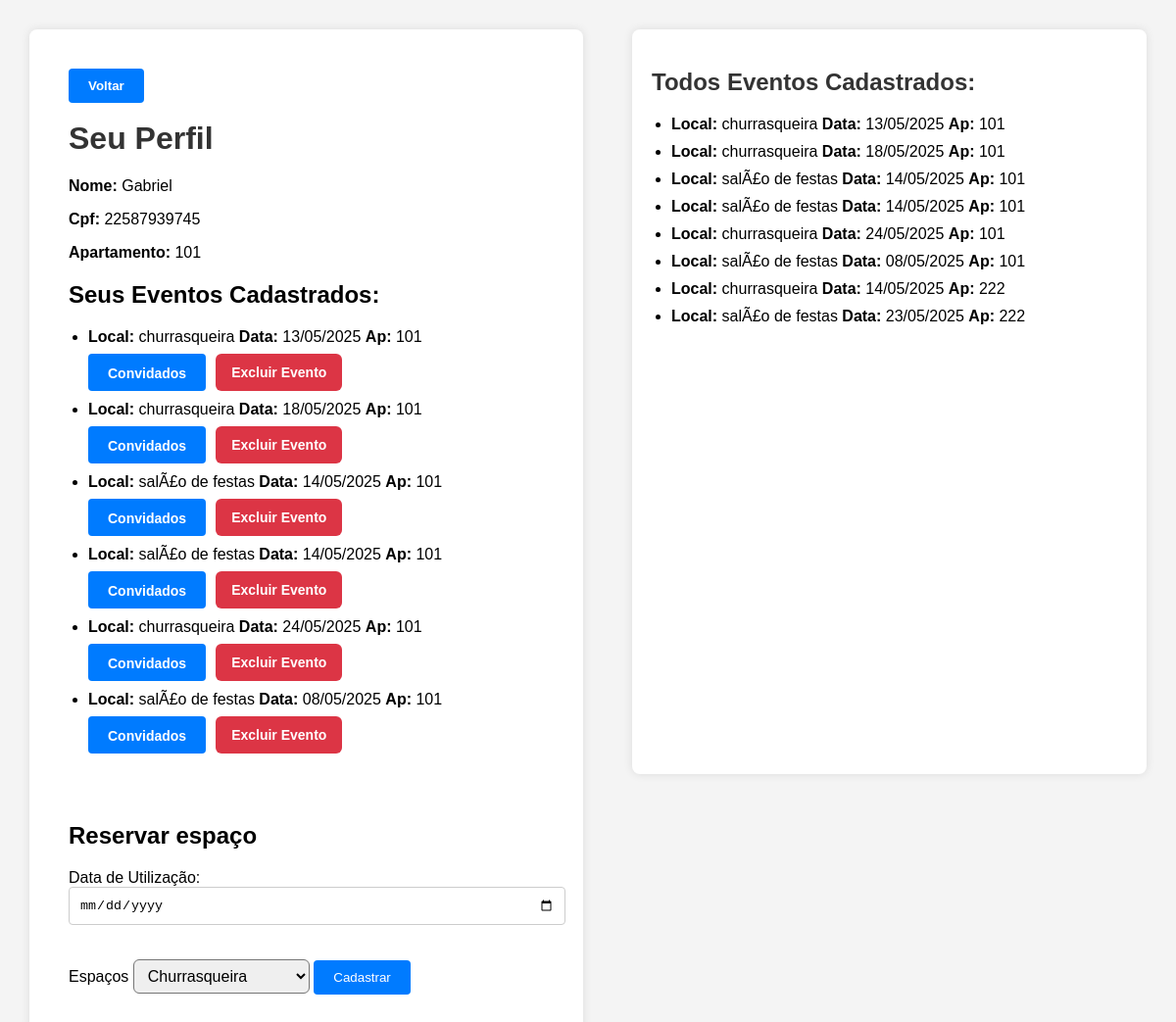
The app's page /cadastro_evento (signed in), older data.
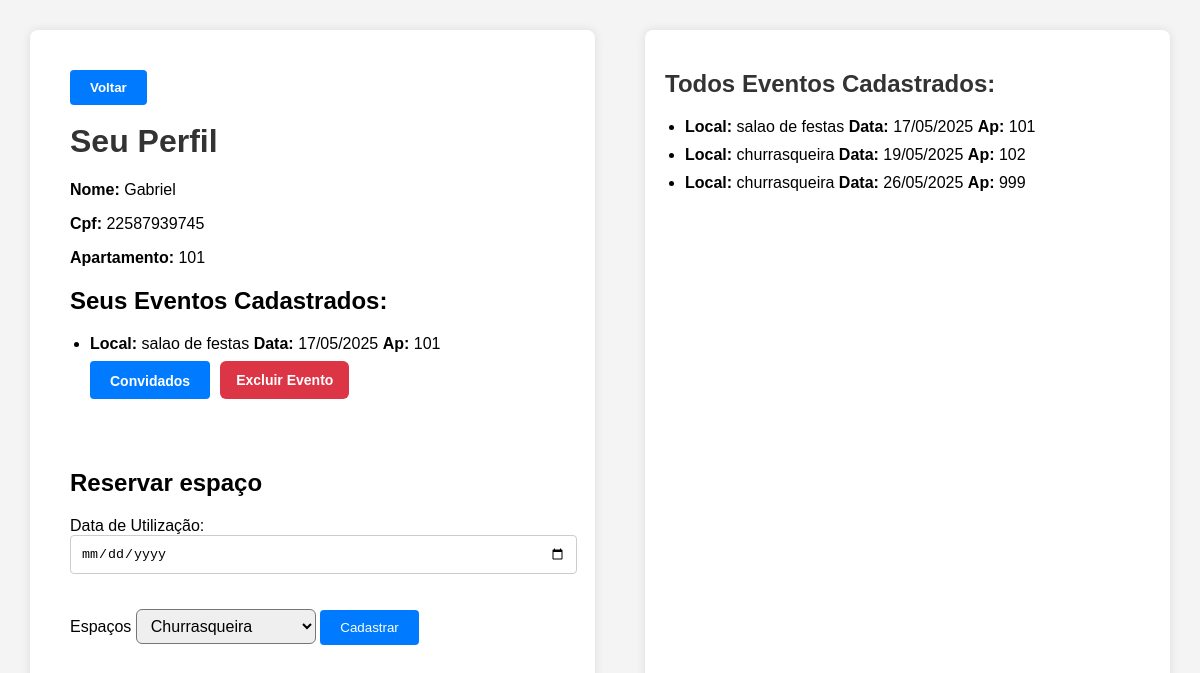
The same page, newer data.
### app.py (models this page shows)
class Espaco(db.Model):
    __tablename__ = 'agendamento_evento'
    id = db.Column(db.Integer, primary_key=True)
    cpf_morador = db.Column(db.Integer, nullable=False)
    data = db.Column(db.DateTime, nullable = False)
    local = db.Column(db.Integer)
    ambientes = db.Column(db.String(50), nullable=False)
    apartamento = db.Column(db.String(10), nullable=False)
    convidados = db.relationship('ConvidadoEvento', backref='evento', cascade='all, delete-orphan')

### app.py (the view)
@app.route('/cadastro_evento', methods=['GET', 'POST'])
def evento():
    nome_usuario = session.get('usuario_nome')
    cpf_morador = session.get('usuario_cpf')
    ap_morador = session.get('usuario_apartamento')
    error = request.args.get('error')
    eventos = Espaco.query.filter_by(cpf_morador=cpf_morador).all()
    todosEventos = Espaco.query.all()
    return render_template('cadastrar_evento.html', nome=nome_usuario , cpf = cpf_morador , apartamento = ap_morador , eventos = eventos , todosEventos = todosEventos , error = error)

### templates/cadastrar_evento.html (shortened to what this page needs)
<!DOCTYPE html>
<html lang="pt-br">
<head>
</head>
<body>
  <div class="container">
    <div class="formulario">
        <div class="voltar-pagina">
          <button onclick="window.location.href='/pinicial'" class="botao-voltar">Voltar</button>
        </div>
        <h1>Seu Perfil</h1>
            <div class="perfil-info">
              <p><strong>Nome:</strong> {{ nome }}</p>
              <p><strong>Cpf:</strong> {{ cpf }}</p>
              <p><strong>Apartamento:</strong> {{ apartamento }}</p>
            </div>
            <div class="eventos-cadastrados">
        <h2>Seus Eventos Cadastrados:</h2>
        <ul>
          {% for evento in eventos %}
            <li>
              <strong>Local:</strong> {{ evento.ambientes }}
              <strong>Data:</strong> {{ evento.data.strftime('%d/%m/%Y') }}
              <strong>Ap:</strong> {{ evento.apartamento }}
              <div class="botoes-evento">
                    <form action="{{ url_for('cadastrar_visitantes_Evento', id = evento['id']) }}" method="GET">
                      <button type="submit" class="btn-convidados">Convidados</button>
                    </form>
                          <form action="{{url_for('deleteEvento', id = evento['id'])}}" method="POST">
                            <input type="submit" value="Excluir Evento" class="btn-excluir"
                            onclick="return confirm('Tem certeza que deseja apagar esse evento?')">
                          </form>
              </div>
            </li>
          {% endfor %}
        </ul>
      </div>
          <form method="POST" action="/addEvento" class="espacamento-superior">
          <h2>{{ 'Editar Familiar' if familiar_editado else 'Reservar espaço' }}</h2>
          <label>Data de Utilização:</label>
          <input type="date" name="data_uso" required>
          <label>Espaços </label>
          <select name="select" id="" class="campo-select">
            <option value="churrasqueira">Churrasqueira</option>
          </select>
        <button type="submit">{{ 'Salvar' if familiar_editado else 'Cadastrar' }}</button>
      </form>
    </div>
    <div class="lista-convidados">
      <div class="eventos-cadastrados">
        <h2>Todos Eventos Cadastrados:</h2>
        <ul>
          {% for eventos in todosEventos %}
            <li>
              <strong>Local:</strong> {{ eventos.ambientes }}
              <strong>Data:</strong> {{ eventos.data.strftime('%d/%m/%Y') }}
              <strong>Ap:</strong> {{ eventos.apartamento }}
            </li>
          {% endfor %}
        </ul>
      </div>
    </div>
  </div>
</body>
</html>

Row changes from the older to the newer data that the page shows:
removed Espaco: ambientes "churrasqueira", data "13/05/2025", apartamento "101"
no longer on one of the page's lists (row edited): Espaco: ambientes "salÃ£o de festas", data "14/05/2025", apartamento "101"
removed Espaco: ambientes "salÃ£o de festas", data "14/05/2025", apartamento "101"
removed Espaco: ambientes "churrasqueira", data "24/05/2025", apartamento "101"
removed Espaco: ambientes "salÃ£o de festas", data "08/05/2025", apartamento "101"
removed Espaco: ambientes "churrasqueira", data "14/05/2025", apartamento "222", shown under "Todos Eventos Cadastrados:"
removed Espaco: ambientes "salÃ£o de festas", data "23/05/2025", apartamento "222", shown under "Todos Eventos Cadastrados:"
changed Espaco: ambientes "churrasqueira" → "salao de festas"; data "18/05/2025" → "17/05/2025"
changed Espaco (number 2 of 3 on the later page): ambientes "salÃ£o de festas" → "churrasqueira"; data "14/05/2025" → "19/05/2025"; apartamento "101" → "102"
added Espaco: ambientes "churrasqueira", data "26/05/2025", apartamento "999", shown under "Todos Eventos Cadastrados:"
